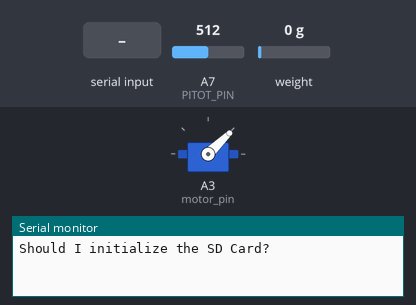
The sketch below on a simulated Arduino Nano, built with avr-gcc and run on an emulated ATmega328P. Parts: servo, the last lines printed to the serial monitor. The test bench sets the inputs (shaded band); at power-on: A7 (PITOT_PIN) = 512, weight on the scale 0 g. Storage starts empty.

Above: at 1.4 s.
1.5 s: "y\n" received over Serial
3.0 s: byte 121 ('y') received over Serial
At 3.5 s:
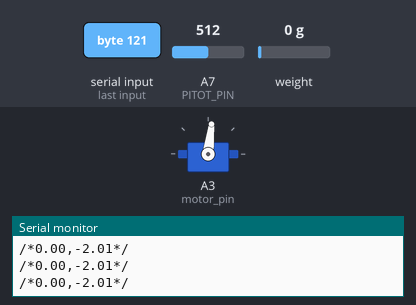
4.5 s: A7 (PITOT_PIN) set to 534
Timing chart, 0 to 7.5 s (numbered marks = the images above; inputs shaded):
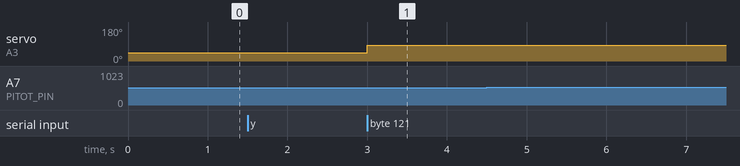

Measured:
- after the input at 3.0 s, servo on A3 (motor_pin): 44° → 83° at once

The sketch:

efficiencyMap2.0.ino
```cpp
#include <SPI.h>
#include <SD.h>
#include <HX711.h>
#include <Servo.h>

HX711 scale;
File myFile;
Servo motor;

// Input Variables --------------
const byte chipSelect = 5;
const byte LOADCELL_DOUT_PIN = A4;
const byte LOADCELL_SCK_PIN = A5;
const byte PITOT_PIN = A7;
const byte motor_pin = A3;

double air_density = 1.204; // air density (kg/m3)
double loadcell_scale = 2000.0;
// --------------------


double pitot_airspeed = 0;
double pitot_offset = 0; // offset if there is flow when starting pitot
const byte pitot_offset_times = 10;
double dyn_force = 0; //  force measured from dynamometer

// This is the file offset that will be appended to the filename.
int file_offset = 0;

// Arduino Control Through Serial Monitor
char init_sd_input = 'n'; // Should be 'y' in order to start the SD card initialization...
char measurements_input = 'n'; // Should be 'y' in order to start measuring...
char close_input = 'n'; // If 'y' then we should close the measurements file...


void setup() {
  // Open serial communications and wait for port to open:
  Serial.begin(9600);
  // while (!Serial.available());

  motor.attach(motor_pin);
  motor.writeMicroseconds(1000);
  delay(500);

  // SD CARD BEGIN INITIALIZATION
  Serial.println("Should I initialize the SD Card?");

  // Scale Init
  scale.begin(LOADCELL_DOUT_PIN, LOADCELL_SCK_PIN);

  // Once 'y' is typed in the Serial monitor the program should go on...
  while (init_sd_input != 'y') {
    if (Serial.available())
      init_sd_input = Serial.read();
  }


  Serial.println("Initializing SD card...");

  if (!SD.begin()) {
    Serial.println("Initialization failed!");
    return;
  }
  Serial.println("Initialization done.");

  // Find latest file offset for the filename
  while (SD.exists(get_filename(file_offset))) ++file_offset;

  // try opening the file...
  myFile = SD.open(get_filename(file_offset), FILE_WRITE);

  // if file is opened
  if (myFile)
    Serial.println("Measurements will be saved in file: " + get_filename(file_offset));
  else
    Serial.println("Something went wrong while trying to open the file" + get_filename(file_offset));

  // SD CARD END INITIALIZATION


  // PITOT BEGIN INITIALIZATION

  // Setting up PITOT
  // We test for offset 10 times and we take the average offset
  for(int i=0; i < pitot_offset_times; ++i){
    pitot_offset += analogRead(PITOT_PIN) - (1023 / 2);
  }
  pitot_offset /= pitot_offset_times;

  // PITOT END INITIALIZATION

}

void loop()
{
  // If we have closed the measurements file then don't execute the rest of the while loop.
  // We have decided we don't want any more measurements.
  if (close_input == 'y'){
    motor.writeMicroseconds(1000);
    return;
  }


  // If 'y' is typed in the Serial monitor then we should start getting measurements...
  while(measurements_input != 'y') {
    if (Serial.available())
        measurements_input = Serial.read();
  }
  motor.writeMicroseconds(1400);


  while(Serial.available()) { //maybe this is not right
    close_input = Serial.read();
    if (close_input != 'y') continue; //check whether it skips the whole while loop and not just this loop

    // if close_input == 'y'
    myFile.close();
    Serial.println("File: " + get_filename(file_offset) + " closed. Have fun :)");
  }

  // Reading pitot
  double v_read = analogRead(PITOT_PIN) - pitot_offset;

  // if it reads below 512 we need to equate to a negative velocity
  if (v_read < 512)
    pitot_airspeed = -sqrt((-10000.0*((v_read / 1023.0) - 0.5)) / air_density); //maybe we could simplify these operations
  else
    pitot_airspeed = +sqrt((+10000.0*((v_read / 1023.0) - 0.5)) / air_density);

  // Reading Scale
  dyn_force = scale.get_units();

  // Sending to Serial Studio
  Serial.print("/*"); // Format for Serial Studio
  Serial.print(dyn_force); // Reading minus tare and divided by calibration parameter
  Serial.print(",");
  Serial.print(pitot_airspeed);
  Serial.print("*/\n");

  // Store data in SD card
  // firt we check that the file is open and working

  if (myFile) {
    myFile.print(dyn_force);
    myFile.print(",");
    myFile.print(pitot_airspeed);
    myFile.print("\n");
  } else {
    Serial.println("There seems to be an error with the SD File" + get_filename(file_offset));
  }


}


// This function returns the correct filename
//of the measurements file given a certain offset.
String get_filename(int file_offset) {
  return "test" + String(file_offset) + ".csv";
}
```
